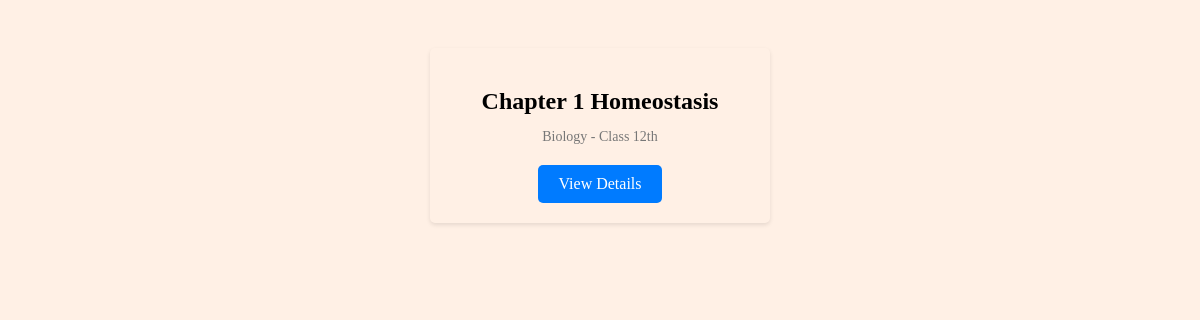
Page /subjects/7/topics/ on the earlier database version.
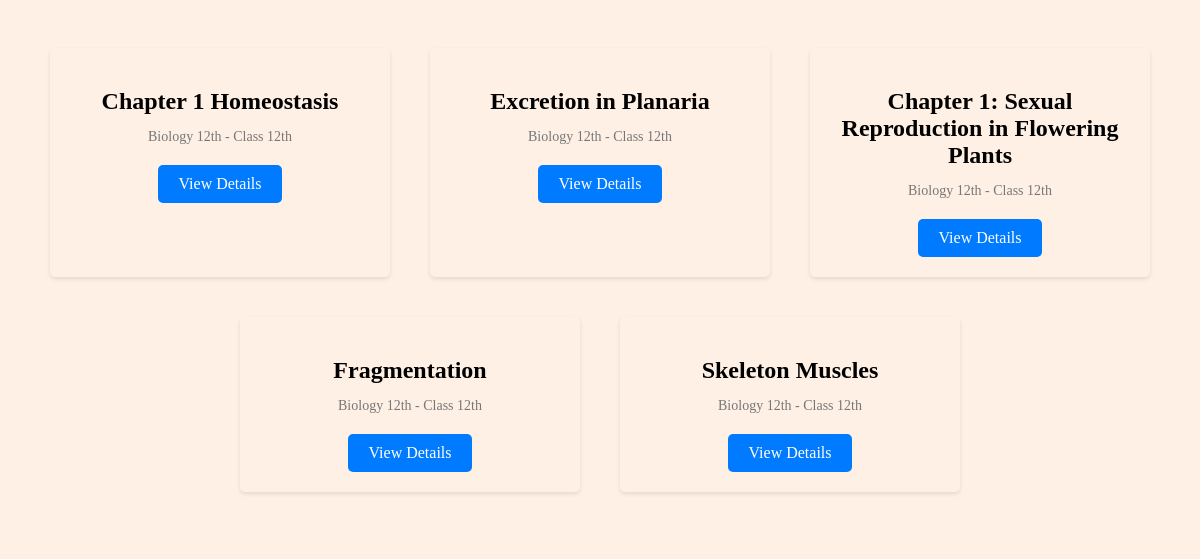
Same page on the later database version.
### LW/models.py (models this page shows, shortened)
class Topic(models.Model):
    name = models.CharField(max_length=100)
    classes = models.ForeignKey(Classes, on_delete=models.CASCADE)
    subject = models.ForeignKey(Subject, on_delete=models.CASCADE)
    heading = models.CharField(max_length=100, blank=True)
    content = tinymce_models.HTMLField()
    pdf_file = models.FileField(upload_to='pdf_files/', blank=True, null=True)
    image = models.ImageField(upload_to='topic_images/', default=None, null=True)
    points = tinymce_models.HTMLField()

class Subject(models.Model):
    name = models.CharField(max_length=50)
    classes = models.ForeignKey(Classes, on_delete=models.CASCADE)

class Classes(models.Model):
    name = models.CharField(max_length=50)

### LW/views.py (the view)
# urls.py: path('subjects/<int:subject_id>/topics/', views.topic_list, name='topic_list'),
def topic_list(request, subject_id):
    subject = Subject.objects.get(pk=subject_id)
    topics = Topic.objects.filter(subject=subject)
    return render(request, 'LW/topic_list.html', {'subject': subject, 'topics': topics})

### LW/templates/LW/topic_list.html (shortened to what this page needs)
{% load static %}
<!DOCTYPE html>
<html>
<head>
    <link rel="stylesheet" type="text/css" href="{% static 'LW/topiclist.css' %}">
</head>
<body>
    {% block content %}
    <div class="topic-list-container">
        {% for topic in topics %}
            <div class="topic-card">
                <h2>{{ topic.name }}</h2>
                <p>{{ topic.subject.name }} - {{ topic.classes.name }}</p>
                <a href="{% url 'LW:topic_detail' topic.id %}" class="button">View Details</a>
            </div>
        {% endfor %}
    </div>
    {% endblock %}
</body>
</html>

### LW/static/LW/topiclist.css (style rules this page uses)
body { background-color: #FFF0E5; }
.topic-list-container { background-color: #FFF0E5; display: flex; flex-wrap: wrap; justify-content: center; padding: 20px; }
.topic-card { border-radius: 5px; box-shadow: 0 2px 4px rgba(0, 0, 0, 0.1); padding: 20px; margin: 20px; text-align: center; width: 300px; }
.topic-card h2 { font-size: 24px; margin-bottom: 10px; }
.topic-card p { font-size: 14px; color: #777; margin-bottom: 20px; }
.button { display: inline-block; padding: 10px 20px; background-color: #007bff; color: white; border: none; border-radius: 5px; text-decoration: none; transition: background-color 0.3s; }

Differences in the rows shown:
changed Topic "Chapter 1 Homeostasis": subject.name "Biology" → "Biology 12th"
added Topic: name "Excretion in Planaria", subject.name "Biology 12th", classes.name "Class 12th"
added Topic: name "Chapter 1: Sexual Reproduction in Flowering Plants", subject.name "Biology 12th", classes.name "Class 12th"
added Topic: name "Fragmentation", subject.name "Biology 12th", classes.name "Class 12th"
added Topic: name "Skeleton Muscles", subject.name "Biology 12th", classes.name "Class 12th"
